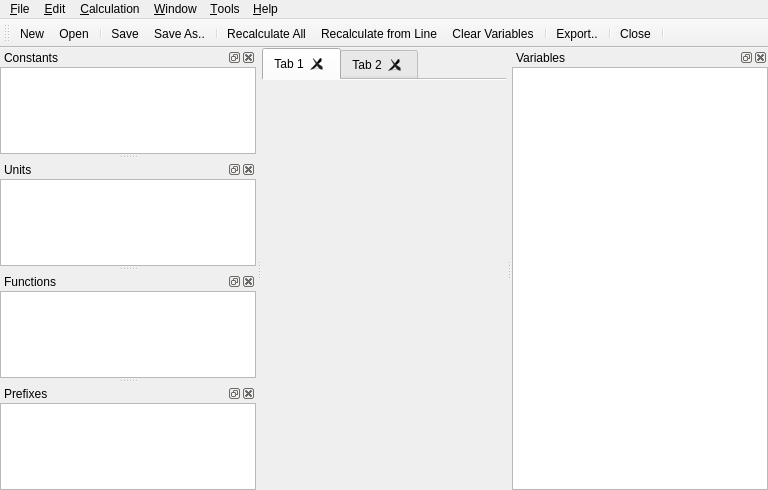
<?xml version="1.0" encoding="UTF-8"?>
<ui version="4.0">
 <class>MainWindow</class>
 <widget class="QMainWindow" name="MainWindow">
  <property name="geometry">
   <rect>
    <x>0</x>
    <y>0</y>
    <width>768</width>
    <height>490</height>
   </rect>
  </property>
  <property name="windowTitle">
   <string>PhyxCalc</string>
  </property>
  <property name="windowIcon">
   <iconset resource="images.qrc">
    <normaloff>:/appicon/icon</normaloff>:/appicon/icon</iconset>
  </property>
  <widget class="QWidget" name="centralWidget">
   <layout class="QGridLayout" name="gridLayout_5">
    <property name="margin">
     <number>0</number>
    </property>
    <item row="0" column="0">
     <widget class="QHidingTabWidget" name="tabWidget">
      <property name="currentIndex">
       <number>0</number>
      </property>
      <property name="elideMode">
       <enum>Qt::ElideNone</enum>
      </property>
      <property name="documentMode">
       <bool>true</bool>
      </property>
      <property name="tabsClosable">
       <bool>true</bool>
      </property>
      <property name="movable">
       <bool>false</bool>
      </property>
      <widget class="QWidget" name="tab">
       <attribute name="title">
        <string>Tab 1</string>
       </attribute>
       <layout class="QVBoxLayout" name="verticalLayout_2">
        <property name="margin">
         <number>0</number>
        </property>
       </layout>
      </widget>
      <widget class="QWidget" name="tab_2">
       <attribute name="title">
        <string>Tab 2</string>
       </attribute>
      </widget>
     </widget>
    </item>
   </layout>
  </widget>
  <widget class="QMenuBar" name="menuBar">
   <property name="geometry">
    <rect>
     <x>0</x>
     <y>0</y>
     <width>768</width>
     <height>20</height>
    </rect>
   </property>
   <widget class="QMenu" name="menuWindow">
    <property name="title">
     <string>&amp;Window</string>
    </property>
    <widget class="QMenu" name="menuDocks">
     <property name="title">
      <string>&amp;Docks</string>
     </property>
     <addaction name="actionVariables"/>
     <addaction name="actionConstants"/>
     <addaction name="actionUnits"/>
     <addaction name="actionPrefixes"/>
     <addaction name="actionFunctions"/>
    </widget>
    <addaction name="actionNew_Tab"/>
    <addaction name="menuDocks"/>
    <addaction name="action_Slim_Mode"/>
   </widget>
   <widget class="QMenu" name="menuFile">
    <property name="title">
     <string>&amp;File</string>
    </property>
    <widget class="QMenu" name="menuOpen_Recent">
     <property name="title">
      <string>Open &amp;Recent</string>
     </property>
     <property name="icon">
      <iconset>
       <normaloff>:/icons/images/document-open-recent.png</normaloff>:/icons/images/document-open-recent.png</iconset>
     </property>
    </widget>
    <addaction name="actionNew"/>
    <addaction name="separator"/>
    <addaction name="actionOpen"/>
    <addaction name="menuOpen_Recent"/>
    <addaction name="separator"/>
    <addaction name="actionSave"/>
    <addaction name="actionSave_As"/>
    <addaction name="actionSave_All"/>
    <addaction name="separator"/>
    <addaction name="actionExport"/>
    <addaction name="separator"/>
    <addaction name="actionClose"/>
    <addaction name="actionClose_Other"/>
    <addaction name="actionClose_All"/>
    <addaction name="separator"/>
    <addaction name="actionExit"/>
   </widget>
   <widget class="QMenu" name="menuEdit">
    <property name="title">
     <string>&amp;Edit</string>
    </property>
    <addaction name="actionUndo"/>
    <addaction name="actionRedo"/>
    <addaction name="separator"/>
    <addaction name="actionCut"/>
    <addaction name="actionCopy"/>
    <addaction name="actionPaste"/>
   </widget>
   <widget class="QMenu" name="menuTools">
    <property name="title">
     <string>&amp;Tools</string>
    </property>
    <addaction name="actionSettings"/>
    <addaction name="actionOpen_Settings_Directory"/>
   </widget>
   <widget class="QMenu" name="menuHelp">
    <property name="title">
     <string>&amp;Help</string>
    </property>
    <addaction name="actionHelp"/>
    <addaction name="actionAbout"/>
   </widget>
   <widget class="QMenu" name="menuCalculation">
    <property name="title">
     <string>&amp;Calculation</string>
    </property>
    <addaction name="actionRecalculate_All"/>
    <addaction name="actionRecalculate_from_Line"/>
    <addaction name="actionClear_Variables"/>
   </widget>
   <addaction name="menuFile"/>
   <addaction name="menuEdit"/>
   <addaction name="menuCalculation"/>
   <addaction name="menuWindow"/>
   <addaction name="menuTools"/>
   <addaction name="menuHelp"/>
  </widget>
  <widget class="QToolBar" name="mainToolBar">
   <property name="windowTitle">
    <string>Toolbar</string>
   </property>
   <property name="toolButtonStyle">
    <enum>Qt::ToolButtonIconOnly</enum>
   </property>
   <attribute name="toolBarArea">
    <enum>TopToolBarArea</enum>
   </attribute>
   <attribute name="toolBarBreak">
    <bool>false</bool>
   </attribute>
   <addaction name="actionNew"/>
   <addaction name="actionOpen"/>
   <addaction name="separator"/>
   <addaction name="actionSave"/>
   <addaction name="actionSave_As"/>
   <addaction name="separator"/>
   <addaction name="actionRecalculate_All"/>
   <addaction name="actionRecalculate_from_Line"/>
   <addaction name="actionClear_Variables"/>
   <addaction name="separator"/>
   <addaction name="actionExport"/>
   <addaction name="separator"/>
   <addaction name="actionClose"/>
   <addaction name="separator"/>
  </widget>
  <widget class="QDockWidget" name="variablesDock">
   <property name="floating">
    <bool>false</bool>
   </property>
   <property name="windowTitle">
    <string>Variables</string>
   </property>
   <attribute name="dockWidgetArea">
    <number>2</number>
   </attribute>
   <widget class="QWidget" name="dockWidgetContents">
    <layout class="QGridLayout" name="gridLayout_4">
     <property name="margin">
      <number>0</number>
     </property>
     <item row="0" column="0" colspan="2">
      <widget class="QTableWidget" name="variableTable">
       <property name="editTriggers">
        <set>QAbstractItemView::NoEditTriggers</set>
       </property>
       <property name="sortingEnabled">
        <bool>false</bool>
       </property>
       <attribute name="verticalHeaderVisible">
        <bool>false</bool>
       </attribute>
      </widget>
     </item>
    </layout>
   </widget>
  </widget>
  <widget class="QDockWidget" name="constantsDock">
   <property name="windowTitle">
    <string>Constants</string>
   </property>
   <attribute name="dockWidgetArea">
    <number>1</number>
   </attribute>
   <widget class="QWidget" name="dockWidgetContents_2">
    <layout class="QGridLayout" name="gridLayout">
     <property name="margin">
      <number>0</number>
     </property>
     <item row="0" column="0">
      <widget class="QTableWidget" name="constantsTable">
       <property name="editTriggers">
        <set>QAbstractItemView::NoEditTriggers</set>
       </property>
       <property name="sortingEnabled">
        <bool>false</bool>
       </property>
       <attribute name="verticalHeaderVisible">
        <bool>false</bool>
       </attribute>
      </widget>
     </item>
    </layout>
   </widget>
  </widget>
  <widget class="QDockWidget" name="unitsDock">
   <property name="windowTitle">
    <string>Units</string>
   </property>
   <attribute name="dockWidgetArea">
    <number>1</number>
   </attribute>
   <widget class="QWidget" name="dockWidgetContents_3">
    <layout class="QVBoxLayout" name="verticalLayout">
     <property name="margin">
      <number>0</number>
     </property>
     <item>
      <widget class="QTableWidget" name="unitsTable"/>
     </item>
    </layout>
   </widget>
  </widget>
  <widget class="QDockWidget" name="functionsDock">
   <property name="windowTitle">
    <string>Functions</string>
   </property>
   <attribute name="dockWidgetArea">
    <number>1</number>
   </attribute>
   <widget class="QWidget" name="dockWidgetContents_4">
    <layout class="QVBoxLayout" name="verticalLayout_3">
     <property name="margin">
      <number>0</number>
     </property>
     <item>
      <widget class="QListWidget" name="functionsList"/>
     </item>
    </layout>
   </widget>
  </widget>
  <widget class="QDockWidget" name="prefixesDock">
   <property name="windowTitle">
    <string>Prefixes</string>
   </property>
   <attribute name="dockWidgetArea">
    <number>1</number>
   </attribute>
   <widget class="QWidget" name="dockWidgetContents_5">
    <layout class="QVBoxLayout" name="verticalLayout_4">
     <property name="margin">
      <number>0</number>
     </property>
     <item>
      <widget class="QTableWidget" name="prefixesTable"/>
     </item>
    </layout>
   </widget>
  </widget>
  <action name="actionNew">
   <property name="icon">
    <iconset>
     <normaloff>:/icons/images/document-new.png</normaloff>:/icons/images/document-new.png</iconset>
   </property>
   <property name="text">
    <string>&amp;New</string>
   </property>
   <property name="shortcut">
    <string>Ctrl+N</string>
   </property>
   <property name="shortcutContext">
    <enum>Qt::WindowShortcut</enum>
   </property>
  </action>
  <action name="actionOpen">
   <property name="icon">
    <iconset>
     <normaloff>:/icons/images/document-open.png</normaloff>:/icons/images/document-open.png</iconset>
   </property>
   <property name="text">
    <string>&amp;Open...</string>
   </property>
   <property name="shortcut">
    <string>Ctrl+O</string>
   </property>
  </action>
  <action name="actionSave">
   <property name="icon">
    <iconset>
     <normaloff>:/icons/images/document-save.png</normaloff>:/icons/images/document-save.png</iconset>
   </property>
   <property name="text">
    <string>&amp;Save</string>
   </property>
   <property name="shortcut">
    <string>Ctrl+S</string>
   </property>
  </action>
  <action name="actionSave_As">
   <property name="icon">
    <iconset>
     <normaloff>:/icons/images/document-save-as.png</normaloff>:/icons/images/document-save-as.png</iconset>
   </property>
   <property name="text">
    <string>Save &amp;As..</string>
   </property>
  </action>
  <action name="actionSave_All">
   <property name="icon">
    <iconset>
     <normaloff>:/icons/images/document-save-all.png</normaloff>:/icons/images/document-save-all.png</iconset>
   </property>
   <property name="text">
    <string>Save A&amp;ll</string>
   </property>
   <property name="shortcut">
    <string>Ctrl+Shift+S</string>
   </property>
  </action>
  <action name="actionClose">
   <property name="icon">
    <iconset>
     <normaloff>:/icons/images/dialog-close.png</normaloff>:/icons/images/dialog-close.png</iconset>
   </property>
   <property name="text">
    <string>&amp;Close</string>
   </property>
   <property name="shortcut">
    <string>Ctrl+W</string>
   </property>
  </action>
  <action name="actionClose_All">
   <property name="text">
    <string>Clos&amp;e All</string>
   </property>
   <property name="shortcut">
    <string>Ctrl+Shift+W</string>
   </property>
  </action>
  <action name="actionExit">
   <property name="icon">
    <iconset>
     <normaloff>:/icons/images/application-exit.png</normaloff>:/icons/images/application-exit.png</iconset>
   </property>
   <property name="text">
    <string>&amp;Quit</string>
   </property>
   <property name="shortcut">
    <string>Ctrl+Q</string>
   </property>
   <property name="menuRole">
    <enum>QAction::QuitRole</enum>
   </property>
  </action>
  <action name="actionUndo">
   <property name="icon">
    <iconset>
     <normaloff>:/icons/images/edit-undo.png</normaloff>:/icons/images/edit-undo.png</iconset>
   </property>
   <property name="text">
    <string>&amp;Undo</string>
   </property>
   <property name="shortcut">
    <string>Ctrl+Z</string>
   </property>
  </action>
  <action name="actionRedo">
   <property name="icon">
    <iconset>
     <normaloff>:/icons/images/edit-redo.png</normaloff>:/icons/images/edit-redo.png</iconset>
   </property>
   <property name="text">
    <string>&amp;Redo</string>
   </property>
   <property name="shortcut">
    <string>Ctrl+Shift+Z</string>
   </property>
  </action>
  <action name="actionVariables">
   <property name="checkable">
    <bool>true</bool>
   </property>
   <property name="text">
    <string>Variables</string>
   </property>
  </action>
  <action name="actionExport">
   <property name="icon">
    <iconset>
     <normaloff>:/icons/images/document-export.png</normaloff>:/icons/images/document-export.png</iconset>
   </property>
   <property name="text">
    <string>&amp;Export..</string>
   </property>
   <property name="shortcut">
    <string>Ctrl+E</string>
   </property>
  </action>
  <action name="actionSettings">
   <property name="icon">
    <iconset>
     <normaloff>:/icons/images/configure.png</normaloff>:/icons/images/configure.png</iconset>
   </property>
   <property name="text">
    <string>&amp;Settings</string>
   </property>
  </action>
  <action name="actionAbout">
   <property name="text">
    <string>&amp;About PhyxCalc..</string>
   </property>
  </action>
  <action name="actionCut">
   <property name="icon">
    <iconset>
     <normaloff>:/icons/images/edit-cut.png</normaloff>:/icons/images/edit-cut.png</iconset>
   </property>
   <property name="text">
    <string>&amp;Cut</string>
   </property>
   <property name="shortcut">
    <string>Ctrl+X</string>
   </property>
  </action>
  <action name="actionCopy">
   <property name="icon">
    <iconset>
     <normaloff>:/icons/images/edit-copy.png</normaloff>:/icons/images/edit-copy.png</iconset>
   </property>
   <property name="text">
    <string>C&amp;opy</string>
   </property>
   <property name="shortcut">
    <string>Ctrl+C</string>
   </property>
  </action>
  <action name="actionPaste">
   <property name="icon">
    <iconset>
     <normaloff>:/icons/images/edit-paste.png</normaloff>:/icons/images/edit-paste.png</iconset>
   </property>
   <property name="text">
    <string>&amp;Paste</string>
   </property>
   <property name="shortcut">
    <string>Ctrl+V</string>
   </property>
  </action>
  <action name="actionClose_Other">
   <property name="text">
    <string>Close Other</string>
   </property>
  </action>
  <action name="actionRecalculate_All">
   <property name="icon">
    <iconset>
     <normaloff>:/icons/images/run-build.png</normaloff>:/icons/images/run-build.png</iconset>
   </property>
   <property name="text">
    <string>&amp;Recalculate All</string>
   </property>
   <property name="shortcut">
    <string>Ctrl+R</string>
   </property>
  </action>
  <action name="actionRecalculate_from_Line">
   <property name="icon">
    <iconset>
     <normaloff>:/icons/images/run-build-cursor.png</normaloff>:/icons/images/run-build-cursor.png</iconset>
   </property>
   <property name="text">
    <string>Recalculate from &amp;Line</string>
   </property>
   <property name="shortcut">
    <string>Ctrl+Shift+R</string>
   </property>
  </action>
  <action name="actionConfigure_and_control">
   <property name="icon">
    <iconset>
     <normaloff>:/icons/images/configure.png</normaloff>:/icons/images/configure.png</iconset>
   </property>
   <property name="text">
    <string>Configure and control PhyxCalc</string>
   </property>
   <property name="toolTip">
    <string>Configure and control PhyxCalc</string>
   </property>
  </action>
  <action name="actionPhyxCalc">
   <property name="text">
    <string>PhyxCalc</string>
   </property>
  </action>
  <action name="action_Slim_Mode">
   <property name="checkable">
    <bool>true</bool>
   </property>
   <property name="text">
    <string>&amp;Slim Mode</string>
   </property>
  </action>
  <action name="actionConstants">
   <property name="checkable">
    <bool>true</bool>
   </property>
   <property name="text">
    <string>Constants</string>
   </property>
  </action>
  <action name="actionClear_Variables">
   <property name="icon">
    <iconset>
     <normaloff>:/icons/images/edit-clear.png</normaloff>:/icons/images/edit-clear.png</iconset>
   </property>
   <property name="text">
    <string>Clear Variables</string>
   </property>
  </action>
  <action name="actionOpen_Settings_Directory">
   <property name="text">
    <string>Open Settings &amp;Directory</string>
   </property>
  </action>
  <action name="actionHelp">
   <property name="text">
    <string>Help</string>
   </property>
   <property name="shortcut">
    <string>F1</string>
   </property>
  </action>
  <action name="actionUnits">
   <property name="checkable">
    <bool>true</bool>
   </property>
   <property name="text">
    <string>Units</string>
   </property>
  </action>
  <action name="actionFunctions">
   <property name="checkable">
    <bool>true</bool>
   </property>
   <property name="text">
    <string>Functions</string>
   </property>
  </action>
  <action name="actionPrefixes">
   <property name="checkable">
    <bool>true</bool>
   </property>
   <property name="text">
    <string>Prefixes</string>
   </property>
  </action>
  <action name="actionNew_Tab">
   <property name="text">
    <string>&amp;New Tab</string>
   </property>
  </action>
  <zorder>prefixesDock</zorder>
 </widget>
 <layoutdefault spacing="6" margin="11"/>
 <customwidgets>
  <customwidget>
   <class>QHidingTabWidget</class>
   <extends>QTabWidget</extends>
   <header>qhidingtabwidget.h</header>
   <container>1</container>
  </customwidget>
 </customwidgets>
 <resources>
  <include location="images.qrc"/>
 </resources>
 <connections/>
</ui>
